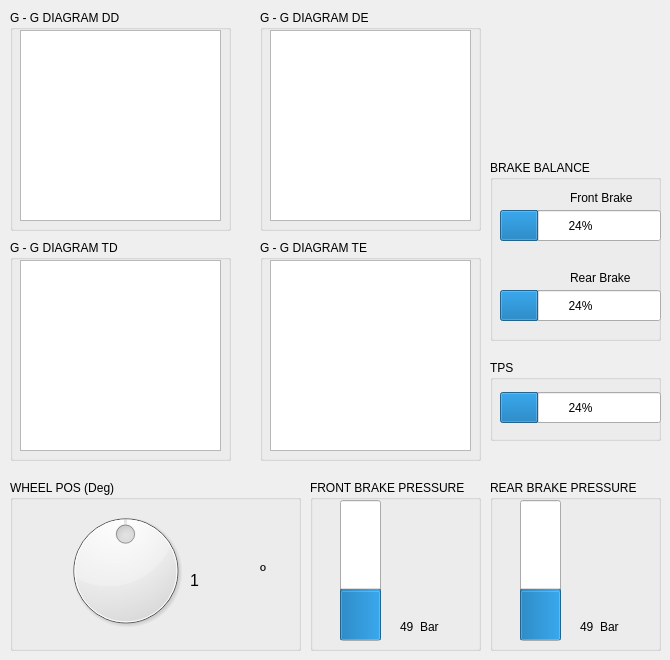
    <widget class="QWidget" name="tab_3">
     <attribute name="title">
      <string>Wheel | TPS | Brake</string>
     </attribute>
     <widget class="QGroupBox" name="groupBox_8">
      <property name="geometry">
       <rect>
        <x>10</x>
        <y>480</y>
        <width>291</width>
        <height>171</height>
       </rect>
      </property>
      <property name="title">
       <string>WHEEL POS (Deg)</string>
      </property>
      <widget class="QDial" name="dial_WheelPos">
       <property name="geometry">
        <rect>
         <x>50</x>
         <y>10</y>
         <width>131</width>
         <height>161</height>
        </rect>
       </property>
       <property name="minimum">
        <number>-120</number>
       </property>
       <property name="maximum">
        <number>120</number>
       </property>
       <property name="pageStep">
        <number>10</number>
       </property>
       <property name="invertedAppearance">
        <bool>false</bool>
       </property>
       <property name="invertedControls">
        <bool>true</bool>
       </property>
      </widget>
      <widget class="QLabel" name="label_19">
       <property name="geometry">
        <rect>
         <x>180</x>
         <y>80</y>
         <width>81</width>
         <height>41</height>
        </rect>
       </property>
       <property name="font">
        <font>
         <pointsize>12</pointsize>
        </font>
       </property>
       <property name="text">
        <string>1</string>
       </property>
       <property name="scaledContents">
        <bool>false</bool>
       </property>
      </widget>
      <widget class="QLabel" name="label_20">
       <property name="geometry">
        <rect>
         <x>250</x>
         <y>70</y>
         <width>21</width>
         <height>41</height>
        </rect>
       </property>
       <property name="font">
        <font>
         <pointsize>12</pointsize>
        </font>
       </property>
       <property name="text">
        <string>º</string>
       </property>
      </widget>
     </widget>
     <widget class="QGroupBox" name="groupBox_11">
      <property name="geometry">
       <rect>
        <x>490</x>
        <y>360</y>
        <width>171</width>
        <height>81</height>
       </rect>
      </property>
      <property name="title">
       <string>TPS</string>
      </property>
      <widget class="QProgressBar" name="progressBar_TPS">
       <property name="geometry">
        <rect>
         <x>10</x>
         <y>32</y>
         <width>161</width>
         <height>31</height>
        </rect>
       </property>
       <property name="value">
        <number>24</number>
       </property>
       <property name="format">
        <string>%p%</string>
       </property>
      </widget>
     </widget>
     <widget class="QGroupBox" name="groupBox_13">
      <property name="geometry">
       <rect>
        <x>490</x>
        <y>160</y>
        <width>171</width>
        <height>181</height>
       </rect>
      </property>
      <property name="title">
       <string>BRAKE BALANCE</string>
      </property>
      <widget class="QProgressBar" name="progressBar_FrontBrakeBalance">
       <property name="geometry">
        <rect>
         <x>10</x>
         <y>50</y>
         <width>161</width>
         <height>31</height>
        </rect>
       </property>
       <property name="value">
        <number>24</number>
       </property>
      </widget>
      <widget class="QLabel" name="label_67">
       <property name="geometry">
        <rect>
         <x>80</x>
         <y>110</y>
         <width>91</width>
         <height>16</height>
        </rect>
       </property>
       <property name="text">
        <string>Rear Brake</string>
       </property>
      </widget>
      <widget class="QLabel" name="label_66">
       <property name="geometry">
        <rect>
         <x>80</x>
         <y>30</y>
         <width>91</width>
         <height>16</height>
        </rect>
       </property>
       <property name="text">
        <string>Front Brake</string>
       </property>
      </widget>
      <widget class="QProgressBar" name="progressBar_RearBrakeBalance">
       <property name="geometry">
        <rect>
         <x>10</x>
         <y>130</y>
         <width>161</width>
         <height>31</height>
        </rect>
       </property>
       <property name="value">
        <number>24</number>
       </property>
      </widget>
     </widget>
     <widget class="QGroupBox" name="groupBox_14">
      <property name="geometry">
       <rect>
        <x>310</x>
        <y>480</y>
        <width>171</width>
        <height>171</height>
       </rect>
      </property>
      <property name="title">
       <string>FRONT BRAKE PRESSURE</string>
      </property>
      <widget class="QProgressBar" name="progressBar_FrontBreakPressure">
       <property name="geometry">
        <rect>
         <x>30</x>
         <y>20</y>
         <width>41</width>
         <height>141</height>
        </rect>
       </property>
       <property name="maximum">
        <number>70</number>
       </property>
       <property name="value">
        <number>24</number>
       </property>
       <property name="orientation">
        <enum>Qt::Vertical</enum>
       </property>
       <property name="format">
        <string>%p</string>
       </property>
      </widget>
      <widget class="QLabel" name="label_36">
       <property name="geometry">
        <rect>
         <x>110</x>
         <y>140</y>
         <width>21</width>
         <height>14</height>
        </rect>
       </property>
       <property name="text">
        <string>Bar</string>
       </property>
      </widget>
      <widget class="QLabel" name="label_65">
       <property name="geometry">
        <rect>
         <x>90</x>
         <y>140</y>
         <width>22</width>
         <height>14</height>
        </rect>
       </property>
       <property name="text">
        <string>49</string>
       </property>
      </widget>
     </widget>
     <widget class="QGroupBox" name="groupBox_24">
      <property name="geometry">
       <rect>
        <x>260</x>
        <y>10</y>
        <width>221</width>
        <height>221</height>
       </rect>
      </property>
      <property name="title">
       <string>G - G DIAGRAM DE</string>
      </property>
      <widget class="PlotWidget" name="graphicsView_DiagramaGG_DE_2">
       <property name="geometry">
        <rect>
         <x>10</x>
         <y>20</y>
         <width>201</width>
         <height>191</height>
        </rect>
       </property>
       <property name="backgroundBrush">
        <brush brushstyle="NoBrush">
         <color alpha="255">
          <red>255</red>
          <green>255</green>
          <blue>255</blue>
         </color>
        </brush>
       </property>
       <property name="foregroundBrush">
        <brush brushstyle="NoBrush">
         <color alpha="255">
          <red>255</red>
          <green>255</green>
          <blue>255</blue>
         </color>
        </brush>
       </property>
      </widget>
      <widget class="QGroupBox" name="groupBox_32">
       <property name="geometry">
        <rect>
         <x>320</x>
         <y>210</y>
         <width>321</width>
         <height>281</height>
        </rect>
       </property>
       <property name="title">
        <string>G - G DIAGRAM</string>
       </property>
       <widget class="PlotWidget" name="graphicsView_DiagramaGG_5">
        <property name="geometry">
         <rect>
          <x>10</x>
          <y>10</y>
          <width>301</width>
          <height>261</height>
         </rect>
        </property>
        <property name="backgroundBrush">
         <brush brushstyle="NoBrush">
          <color alpha="255">
           <red>255</red>
           <green>255</green>
           <blue>255</blue>
          </color>
         </brush>
        </property>
        <property name="foregroundBrush">
         <brush brushstyle="NoBrush">
          <color alpha="255">
           <red>255</red>
           <green>255</green>
           <blue>255</blue>
          </color>
         </brush>
        </property>
       </widget>
      </widget>
     </widget>
     <widget class="QGroupBox" name="groupBox_15">
      <property name="geometry">
       <rect>
        <x>490</x>
        <y>480</y>
        <width>171</width>
        <height>171</height>
       </rect>
      </property>
      <property name="title">
       <string>REAR BRAKE PRESSURE</string>
      </property>
      <widget class="QProgressBar" name="progressBar_RearBreakPressure">
       <property name="geometry">
        <rect>
         <x>30</x>
         <y>20</y>
         <width>41</width>
         <height>141</height>
        </rect>
       </property>
       <property name="maximum">
        <number>70</number>
       </property>
       <property name="value">
        <number>24</number>
       </property>
       <property name="orientation">
        <enum>Qt::Vertical</enum>
       </property>
       <property name="format">
        <string>%p</string>
       </property>
      </widget>
      <widget class="QLabel" name="label_68">
       <property name="geometry">
        <rect>
         <x>110</x>
         <y>140</y>
         <width>21</width>
         <height>14</height>
        </rect>
       </property>
       <property name="text">
        <string>Bar</string>
       </property>
      </widget>
      <widget class="QLabel" name="label_69">
       <property name="geometry">
        <rect>
         <x>90</x>
         <y>140</y>
         <width>22</width>
         <height>14</height>
        </rect>
       </property>
       <property name="text">
        <string>49</string>
       </property>
      </widget>
     </widget>
     <widget class="QGroupBox" name="groupBox_12">
      <property name="geometry">
       <rect>
        <x>10</x>
        <y>10</y>
        <width>221</width>
        <height>221</height>
       </rect>
      </property>
      <property name="title">
       <string>G - G DIAGRAM DD</string>
      </property>
      <widget class="PlotWidget" name="graphicsView_DiagramaGG_DD_2">
       <property name="geometry">
        <rect>
         <x>10</x>
         <y>20</y>
         <width>201</width>
         <height>191</height>
        </rect>
       </property>
       <property name="backgroundBrush">
        <brush brushstyle="NoBrush">
         <color alpha="255">
          <red>255</red>
          <green>255</green>
          <blue>255</blue>
         </color>
        </brush>
       </property>
       <property name="foregroundBrush">
        <brush brushstyle="NoBrush">
         <color alpha="255">
          <red>255</red>
          <green>255</green>
          <blue>255</blue>
         </color>
        </brush>
       </property>
      </widget>
      <widget class="QGroupBox" name="groupBox_31">
       <property name="geometry">
        <rect>
         <x>320</x>
         <y>210</y>
         <width>321</width>
         <height>281</height>
        </rect>
       </property>
       <property name="title">
        <string>G - G DIAGRAM</string>
       </property>
       <widget class="PlotWidget" name="graphicsView_DiagramaGG_3">
        <property name="geometry">
         <rect>
          <x>10</x>
          <y>10</y>
          <width>301</width>
          <height>261</height>
         </rect>
        </property>
        <property name="backgroundBrush">
         <brush brushstyle="NoBrush">
          <color alpha="255">
           <red>255</red>
           <green>255</green>
           <blue>255</blue>
          </color>
         </brush>
        </property>
        <property name="foregroundBrush">
         <brush brushstyle="NoBrush">
          <color alpha="255">
           <red>255</red>
           <green>255</green>
           <blue>255</blue>
          </color>
         </brush>
        </property>
       </widget>
      </widget>
     </widget>
     <widget class="QGroupBox" name="groupBox_28">
      <property name="geometry">
       <rect>
        <x>260</x>
        <y>240</y>
        <width>221</width>
        <height>221</height>
       </rect>
      </property>
      <property name="title">
       <string>G - G DIAGRAM TE</string>
      </property>
      <widget class="PlotWidget" name="graphicsView_DiagramaGG_TE">
       <property name="geometry">
        <rect>
         <x>10</x>
         <y>20</y>
         <width>201</width>
         <height>191</height>
        </rect>
       </property>
       <property name="backgroundBrush">
        <brush brushstyle="NoBrush">
         <color alpha="255">
          <red>255</red>
          <green>255</green>
          <blue>255</blue>
         </color>
        </brush>
       </property>
       <property name="foregroundBrush">
        <brush brushstyle="NoBrush">
         <color alpha="255">
          <red>255</red>
          <green>255</green>
          <blue>255</blue>
         </color>
        </brush>
       </property>
      </widget>
      <widget class="QGroupBox" name="groupBox_29">
       <property name="geometry">
        <rect>
         <x>320</x>
         <y>210</y>
         <width>321</width>
         <height>281</height>
        </rect>
       </property>
       <property name="title">
        <string>G - G DIAGRAM</string>
       </property>
       <widget class="PlotWidget" name="graphicsView_DiagramaGG_8">
        <property name="geometry">
         <rect>
          <x>10</x>
          <y>10</y>
          <width>301</width>
          <height>261</height>
         </rect>
        </property>
        <property name="backgroundBrush">
         <brush brushstyle="NoBrush">
          <color alpha="255">
           <red>255</red>
           <green>255</green>
           <blue>255</blue>
          </color>
         </brush>
        </property>
        <property name="foregroundBrush">
         <brush brushstyle="NoBrush">
          <color alpha="255">
           <red>255</red>
           <green>255</green>
           <blue>255</blue>
          </color>
         </brush>
        </property>
       </widget>
      </widget>
     </widget>
     <widget class="QGroupBox" name="groupBox_26">
      <property name="geometry">
       <rect>
        <x>10</x>
        <y>240</y>
        <width>221</width>
        <height>221</height>
       </rect>
      </property>
      <property name="title">
       <string>G - G DIAGRAM TD</string>
      </property>
      <widget class="PlotWidget" name="graphicsView_DiagramaGG_TD">
       <property name="geometry">
        <rect>
         <x>10</x>
         <y>20</y>
         <width>201</width>
         <height>191</height>
        </rect>
       </property>
       <property name="backgroundBrush">
        <brush brushstyle="NoBrush">
         <color alpha="255">
          <red>255</red>
          <green>255</green>
          <blue>255</blue>
         </color>
        </brush>
       </property>
       <property name="foregroundBrush">
        <brush brushstyle="NoBrush">
         <color alpha="255">
          <red>255</red>
          <green>255</green>
          <blue>255</blue>
         </color>
        </brush>
       </property>
      </widget>
      <widget class="QGroupBox" name="groupBox_27">
       <property name="geometry">
        <rect>
         <x>320</x>
         <y>210</y>
         <width>321</width>
         <height>281</height>
        </rect>
       </property>
       <property name="title">
        <string>G - G DIAGRAM</string>
       </property>
       <widget class="PlotWidget" name="graphicsView_DiagramaGG_6">
        <property name="geometry">
         <rect>
          <x>10</x>
          <y>10</y>
          <width>301</width>
          <height>261</height>
         </rect>
        </property>
        <property name="backgroundBrush">
         <brush brushstyle="NoBrush">
          <color alpha="255">
           <red>255</red>
           <green>255</green>
           <blue>255</blue>
          </color>
         </brush>
        </property>
        <property name="foregroundBrush">
         <brush brushstyle="NoBrush">
          <color alpha="255">
           <red>255</red>
           <green>255</green>
           <blue>255</blue>
          </color>
         </brush>
        </property>
       </widget>
      </widget>
     </widget>
    </widget>
